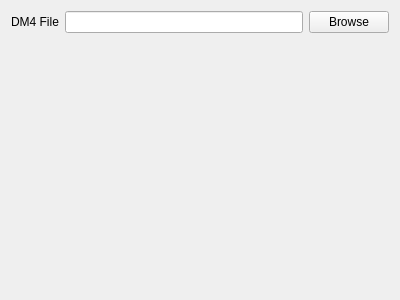
<?xml version="1.0" encoding="UTF-8"?>
<ui version="4.0">
 <class>Form</class>
 <widget class="QWidget" name="Form">
  <property name="geometry">
   <rect>
    <x>0</x>
    <y>0</y>
    <width>400</width>
    <height>300</height>
   </rect>
  </property>
  <property name="windowTitle">
   <string>Form</string>
  </property>
  <layout class="QVBoxLayout" name="verticalLayout">
   <item>
    <layout class="QHBoxLayout" name="horizontalLayout">
     <item>
      <widget class="QLabel" name="label">
       <property name="text">
        <string>DM4 File</string>
       </property>
      </widget>
     </item>
     <item>
      <widget class="QLineEdit" name="lineEdit_file_path"/>
     </item>
     <item>
      <widget class="QPushButton" name="pushButton_browse">
       <property name="text">
        <string>Browse</string>
       </property>
      </widget>
     </item>
    </layout>
   </item>
   <item>
    <spacer name="verticalSpacer">
     <property name="orientation">
      <enum>Qt::Vertical</enum>
     </property>
     <property name="sizeHint" stdset="0">
      <size>
       <width>20</width>
       <height>247</height>
      </size>
     </property>
    </spacer>
   </item>
  </layout>
 </widget>
 <resources/>
 <connections/>
</ui>
